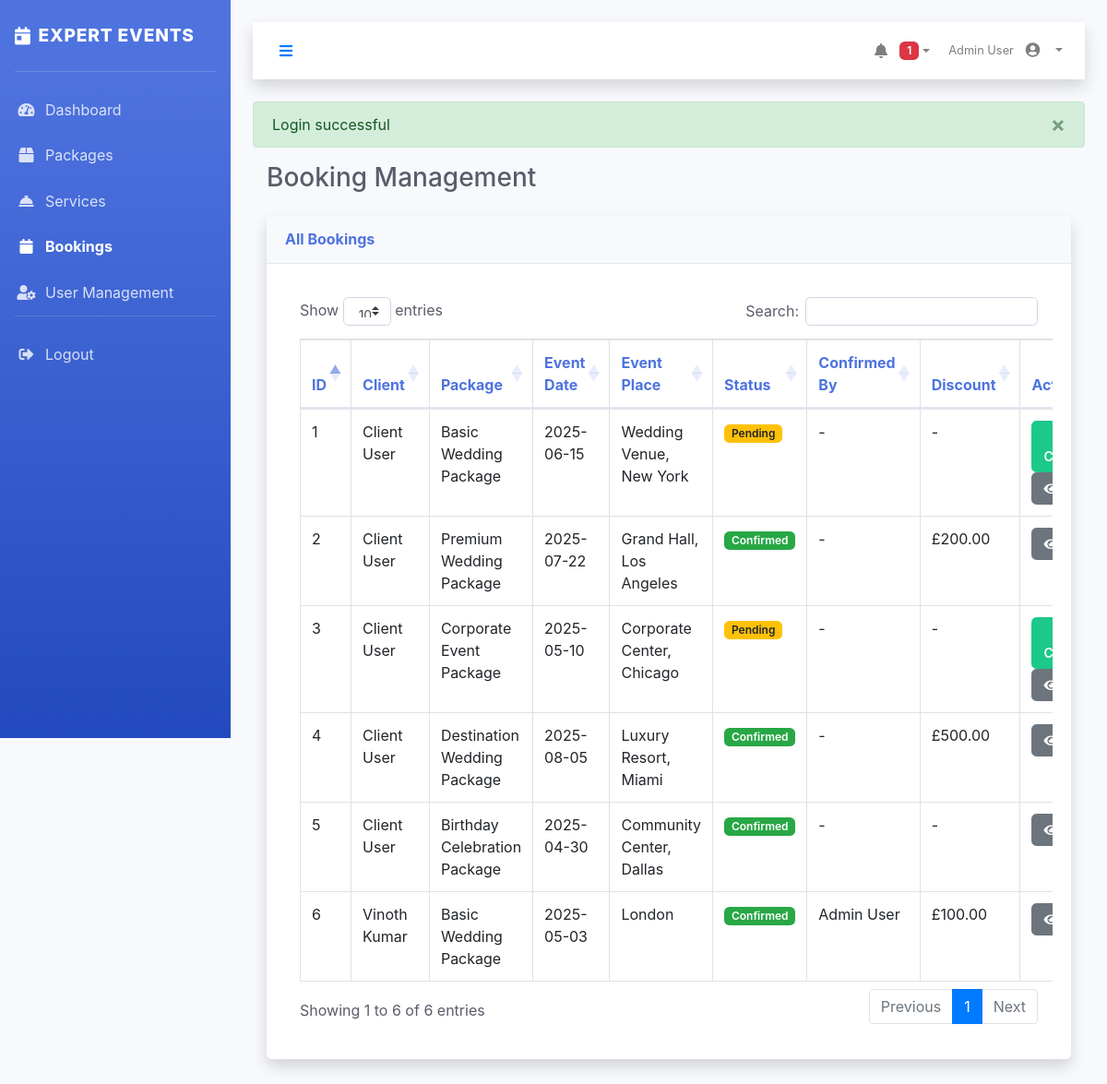
Page /pages/bookings.php (signed in) on the committed database.
### tables this page shows
CREATE TABLE `bookings` (
  `id` bigint(20) UNSIGNED NOT NULL,
  `user_id` int(11) DEFAULT NULL,
  `package_id` int(11) DEFAULT NULL,
  `event_place` varchar(255) DEFAULT NULL,
  `event_date` date DEFAULT NULL,
  `discount` decimal(10,2) DEFAULT NULL,
  `confirmed_by` int(11) DEFAULT NULL,
  `status` varchar(20) DEFAULT 'pending',
  `created_at` timestamp NOT NULL DEFAULT current_timestamp()
);

### config/database.php (called while the page is built, shortened)
<?php
class Database {
    private static $instance = null;
    private $connection;
    private function __construct() {
        $host = "localhost";
        $port = "3306";
        $dbname = "event_v2";
        $user = "root";
        $password = "";
        $dsn = "mysql:host=$host;port=$port;dbname=$dbname;charset=utf8mb4";
        try {
            $this->connection = new PDO($dsn, $user, $password);
            $this->connection->setAttribute(PDO::ATTR_ERRMODE, PDO::ERRMODE_EXCEPTION);
        } catch (PDOException $e) {
            echo "Database Connection Error: " . $e->getMessage();
            exit;
        }
    }
    public static function getInstance() {
        if (self::$instance === null) {
            self::$instance = new self();
        }
        return self::$instance;
    }
    public function query($sql, $params = []) {
        try {
            $stmt = $this->connection->prepare($sql);
            $stmt->execute($params);
            return $stmt->fetchAll(PDO::FETCH_ASSOC);
        } catch (PDOException $e) {
            echo "Query Error: " . $e->getMessage();
            return false;
        }
    }
}
?>

### pages/bookings.php (the view, shortened to what this page needs)
<?php
require_once '../includes/header.php';
$db = Database::getInstance();
$bookings = $db->query("SELECT * FROM bookings");
$users = $db->query("SELECT * FROM users");
$packages = $db->query("SELECT * FROM packages");
$userNames = [];
foreach ($users as $user) {
    $userNames[$user['id']] = $user['name'];
}
$packageNames = [];
foreach ($packages as $package) {
    $packageNames[$package['id']] = $package['name'];
}
?>
<div class="d-sm-flex align-items-center justify-content-between mb-4">
    <h1 class="h3 mb-0 text-gray-800">Booking Management</h1>
</div>
<div class="card shadow mb-4">
    <div class="card-header py-3">
        <h6 class="m-0 font-weight-bold text-primary">All Bookings</h6>
    </div>
    <div class="card-body">
        <div class="table-responsive">
            <table class="table table-bordered dataTable" width="100%" cellspacing="0">
                <thead>
                    <tr>
                        <th>ID</th>
                        <th>Client</th>
                        <th>Package</th>
                        <th>Event Date</th>
                        <th>Event Place</th>
                        <th>Status</th>
                        <th>Confirmed By</th>
                        <th>Discount</th>
                        <th>Actions</th>
                    </tr>
                </thead>
                <tbody>
                    <?php foreach ($bookings as $booking): ?>
                    <tr>
                        <td><?php echo $booking['id']; ?></td>
                        <td><?php echo $userNames[$booking['user_id']] ?? 'Unknown'; ?></td>
                        <td><?php echo $packageNames[$booking['package_id']] ?? 'Unknown'; ?></td>
                        <td><?php echo $booking['event_date']; ?></td>
                        <td><?php echo $booking['event_place']; ?></td>
                        <td>
                            <?php if ($booking['status'] === 'confirmed'): ?>
                                <span class="badge badge-success">Confirmed</span>
                            <?php else: ?>
                                <span class="badge badge-warning">Pending</span>
                            <?php endif; ?>
                        </td>
                        <td>
                            <?php
                            if ($booking['confirmed_by']) {
                                echo $userNames[$booking['confirmed_by']] ?? 'Unknown';
                            } else {
                                echo '-';
                            }
                            ?>
                        </td>
                        <td>
                            <?php
                            if ($booking['discount']) {
                                echo '£' . number_format($booking['discount'], 2);
                            } else {
                                echo '-';
                            }
                            ?>
                        </td>
                        <td>
                            <?php if ($booking['status'] === 'pending'): ?>
                            <a href="?confirm=<?php echo $booking['id']; ?>" class="btn btn-success btn-sm">
                                <i class="fas fa-check"></i> Confirm
                            </a>
                            <?php endif; ?>
                            <a href="my-bookings.php?view=<?php echo $booking['id']; ?>" class="btn btn-secondary btn-sm">
                                <i class="fas fa-eye"></i> View
                            </a>
                        </td>
                    </tr>
                    <?php endforeach; ?>
                </tbody>
            </table>
        </div>
    </div>
</div>
<?php require_once '../includes/footer.php'; ?>

### assets/css/style.css (style rules this page uses)
:root { --primary-color: #4e73df; --secondary-color: #1cc88a; --dark-color: #5a5c69; --light-color: #f8f9fc; --danger-color: #e74a3b; --warning-color: #f6c23e; --info-color: #36b9cc; }
body { font-family: 'Nunito', -apple-system, BlinkMacSystemFont, 'Segoe UI', Roboto, 'Helvetica Neue', Arial, sans-serif; background-color: #f8f9fc; color: #5a5c69; }
.card { background-color: white; border: 0; border-radius: 0.35rem; box-shadow: 0 0.15rem 1.75rem 0 rgba(58, 59, 69, 0.1); margin-bottom: 1.5rem; }
.card-header { padding: 0.75rem 1.25rem; background-color: #f8f9fc; border-bottom: 1px solid #e3e6f0; }
.card-body { padding: 1.25rem; }
.table thead th { vertical-align: bottom; border-bottom: 2px solid #e3e6f0; font-weight: 700; color: #4e73df; }
.btn { border-radius: 0.35rem; padding: 0.375rem 0.75rem; font-weight: 600; transition: all 0.2s; }
.btn-success { background-color: #1cc88a; border-color: #1cc88a; }
.text-primary { color: #4e73df !important; }
.badge { font-weight: 600; padding: 0.35em 0.65em; border-radius: 0.35rem; }

### rows in the picture
bookings: id "1", user "Client User", package "Basic Wedding Package", event_date "2025-06-15", event_place "Wedding Venue, New York", status "Pending"
bookings: id "2", user "Client User", package "Premium Wedding Package", event_date "2025-07-22", event_place "Grand Hall, Los Angeles", status "Confirmed", discount "200.00"
bookings: id "3", user "Client User", package "Corporate Event Package", event_date "2025-05-10", event_place "Corporate Center, Chicago", status "Pending"
bookings: id "4", user "Client User", package "Destination Wedding Package", event_date "2025-08-05", event_place "Luxury Resort, Miami", status "Confirmed", discount "500.00"
bookings: id "5", user "Client User", package "Birthday Celebration Package", event_date "2025-04-30", event_place "Community Center, Dallas", status "Confirmed"
bookings: id "6", user "Vinoth Kumar", package "Basic Wedding Package", event_date "2025-05-03", event_place "London", status "Confirmed", confirmed_by "Admin User", discount "100.00"

### other values in the picture
$item['title'] "Dashboard"
$item['title'] "Packages"
$item['title'] "Services"
$item['title'] "Bookings"
$item['title'] "User Management"
$unreadCount "1"
$_SESSION['user_name'] "Admin User"
$_SESSION['flash_message'] "Login successful"
